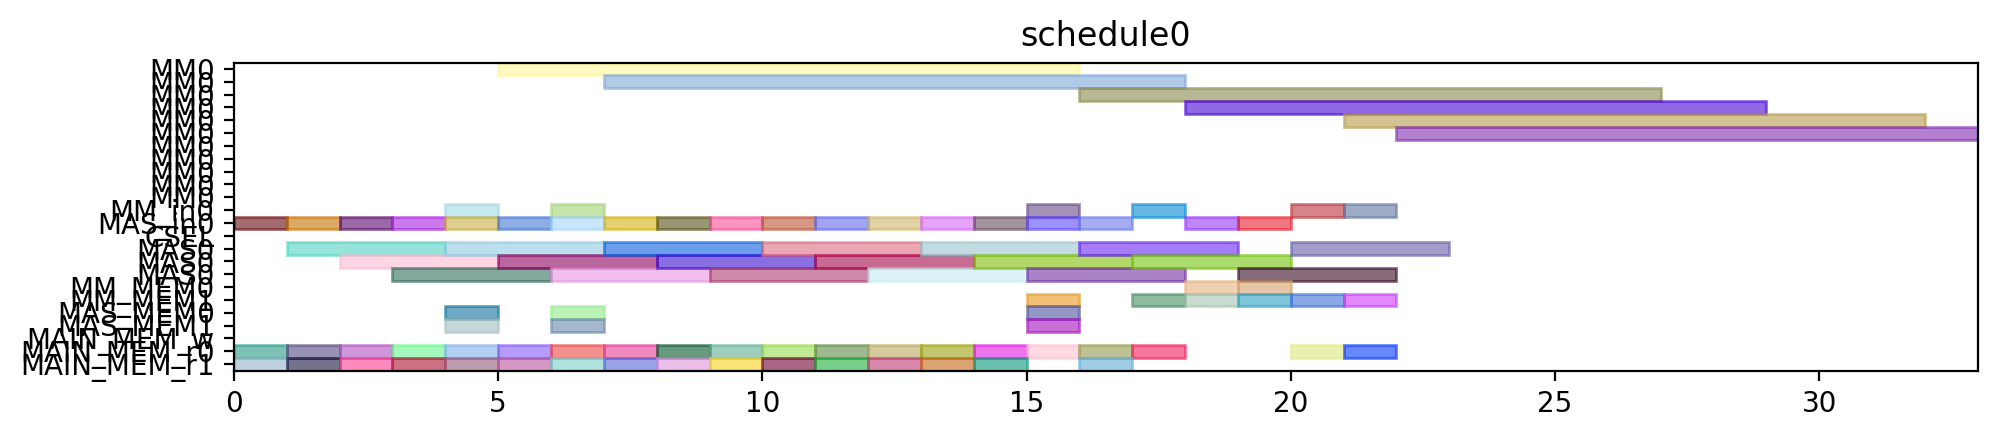

Recreate this plot in Python.
from pyschedule import Scenario, solvers, plotters, alt


def solve():
	horizon = 120
	S = Scenario("schedule0", horizon=horizon)

	# resource
	MM = S.Resources('MM', num=1, size=11)
	MM_in = S.Resources('MM_in', num=1)
	MAS_in = S.Resources('MAS_in', num=1)
	CSEL = S.Resource('CSEL')
	MAS = S.Resources('MAS', num=1, size=3, periods=range(1, horizon))
	MM_MEM = S.Resources('MM_MEM', num=2)
	MAS_MEM = S.Resources('MAS_MEM', num=2)
	MAIN_MEM_w = S.Resource('MAIN_MEM_w', size=1)
	MAIN_MEM_r = S.Resources('MAIN_MEM_r', num=2)

	# result of previous scheduling

	# new tasks
	c_qinv_denom_inv0 = S.Task('c_qinv_denom_inv0', length=11, delay_cost=1)
	c_qinv_denom_inv0 += alt(MM)
	c_qinv_denom_inv0_in = S.Task('c_qinv_denom_inv0_in', length=1, delay_cost=1)
	c_qinv_denom_inv0_in += alt(MM_in)
	S += c_qinv_denom_inv0_in*MM_in[0]<=c_qinv_denom_inv0*MM[0]
	c_qinv_denom_inv0_mem0 = S.Task('c_qinv_denom_inv0_mem0', length=1, delay_cost=1)
	c_qinv_denom_inv0_mem0 += MAIN_MEM_r[0]
	S += c_qinv_denom_inv0_mem0 <= c_qinv_denom_inv0

	c_qinv_denom_inv0_mem1 = S.Task('c_qinv_denom_inv0_mem1', length=1, delay_cost=1)
	c_qinv_denom_inv0_mem1 += MAIN_MEM_r[1]
	S += c_qinv_denom_inv0_mem1 <= c_qinv_denom_inv0

	c_qinv_denom_inv1_ = S.Task('c_qinv_denom_inv1_', length=11, delay_cost=1)
	c_qinv_denom_inv1_ += alt(MM)
	c_qinv_denom_inv1__in = S.Task('c_qinv_denom_inv1__in', length=1, delay_cost=1)
	c_qinv_denom_inv1__in += alt(MM_in)
	S += c_qinv_denom_inv1__in*MM_in[0]<=c_qinv_denom_inv1_*MM[0]
	c_qinv_denom_inv1__mem0 = S.Task('c_qinv_denom_inv1__mem0', length=1, delay_cost=1)
	c_qinv_denom_inv1__mem0 += MAIN_MEM_r[0]
	S += c_qinv_denom_inv1__mem0 <= c_qinv_denom_inv1_

	c_qinv_denom_inv1__mem1 = S.Task('c_qinv_denom_inv1__mem1', length=1, delay_cost=1)
	c_qinv_denom_inv1__mem1 += MAIN_MEM_r[1]
	S += c_qinv_denom_inv1__mem1 <= c_qinv_denom_inv1_

	c_qinv0_t2 = S.Task('c_qinv0_t2', length=3, delay_cost=1)
	c_qinv0_t2 += alt(MAS)
	c_qinv0_t2_in = S.Task('c_qinv0_t2_in', length=1, delay_cost=1)
	c_qinv0_t2_in += alt(MAS_in)
	S += c_qinv0_t2_in*MAS_in[0]<=c_qinv0_t2*MAS[0]

	c_qinv0_t2_mem0 = S.Task('c_qinv0_t2_mem0', length=1, delay_cost=1)
	c_qinv0_t2_mem0 += MAIN_MEM_r[0]
	S += c_qinv0_t2_mem0 <= c_qinv0_t2

	c_qinv0_t2_mem1 = S.Task('c_qinv0_t2_mem1', length=1, delay_cost=1)
	c_qinv0_t2_mem1 += MAIN_MEM_r[1]
	S += c_qinv0_t2_mem1 <= c_qinv0_t2

	c_qinv1__t2 = S.Task('c_qinv1__t2', length=3, delay_cost=1)
	c_qinv1__t2 += alt(MAS)
	c_qinv1__t2_in = S.Task('c_qinv1__t2_in', length=1, delay_cost=1)
	c_qinv1__t2_in += alt(MAS_in)
	S += c_qinv1__t2_in*MAS_in[0]<=c_qinv1__t2*MAS[0]

	c_qinv1__t2_mem0 = S.Task('c_qinv1__t2_mem0', length=1, delay_cost=1)
	c_qinv1__t2_mem0 += MAIN_MEM_r[0]
	S += c_qinv1__t2_mem0 <= c_qinv1__t2

	c_qinv1__t2_mem1 = S.Task('c_qinv1__t2_mem1', length=1, delay_cost=1)
	c_qinv1__t2_mem1 += MAIN_MEM_r[1]
	S += c_qinv1__t2_mem1 <= c_qinv1__t2

	c0_t0_t2 = S.Task('c0_t0_t2', length=3, delay_cost=1)
	c0_t0_t2 += alt(MAS)
	c0_t0_t2_in = S.Task('c0_t0_t2_in', length=1, delay_cost=1)
	c0_t0_t2_in += alt(MAS_in)
	S += c0_t0_t2_in*MAS_in[0]<=c0_t0_t2*MAS[0]

	c0_t0_t2_mem0 = S.Task('c0_t0_t2_mem0', length=1, delay_cost=1)
	c0_t0_t2_mem0 += MAIN_MEM_r[0]
	S += c0_t0_t2_mem0 <= c0_t0_t2

	c0_t0_t2_mem1 = S.Task('c0_t0_t2_mem1', length=1, delay_cost=1)
	c0_t0_t2_mem1 += MAIN_MEM_r[1]
	S += c0_t0_t2_mem1 <= c0_t0_t2

	c0_t1_t2 = S.Task('c0_t1_t2', length=3, delay_cost=1)
	c0_t1_t2 += alt(MAS)
	c0_t1_t2_in = S.Task('c0_t1_t2_in', length=1, delay_cost=1)
	c0_t1_t2_in += alt(MAS_in)
	S += c0_t1_t2_in*MAS_in[0]<=c0_t1_t2*MAS[0]

	c0_t1_t2_mem0 = S.Task('c0_t1_t2_mem0', length=1, delay_cost=1)
	c0_t1_t2_mem0 += MAIN_MEM_r[0]
	S += c0_t1_t2_mem0 <= c0_t1_t2

	c0_t1_t2_mem1 = S.Task('c0_t1_t2_mem1', length=1, delay_cost=1)
	c0_t1_t2_mem1 += MAIN_MEM_r[1]
	S += c0_t1_t2_mem1 <= c0_t1_t2

	c0_t20 = S.Task('c0_t20', length=3, delay_cost=1)
	c0_t20 += alt(MAS)
	c0_t20_in = S.Task('c0_t20_in', length=1, delay_cost=1)
	c0_t20_in += alt(MAS_in)
	S += c0_t20_in*MAS_in[0]<=c0_t20*MAS[0]

	c0_t20_mem0 = S.Task('c0_t20_mem0', length=1, delay_cost=1)
	c0_t20_mem0 += MAIN_MEM_r[0]
	S += c0_t20_mem0 <= c0_t20

	c0_t20_mem1 = S.Task('c0_t20_mem1', length=1, delay_cost=1)
	c0_t20_mem1 += MAIN_MEM_r[1]
	S += c0_t20_mem1 <= c0_t20

	c0_t21 = S.Task('c0_t21', length=3, delay_cost=1)
	c0_t21 += alt(MAS)
	c0_t21_in = S.Task('c0_t21_in', length=1, delay_cost=1)
	c0_t21_in += alt(MAS_in)
	S += c0_t21_in*MAS_in[0]<=c0_t21*MAS[0]

	c0_t21_mem0 = S.Task('c0_t21_mem0', length=1, delay_cost=1)
	c0_t21_mem0 += MAIN_MEM_r[0]
	S += c0_t21_mem0 <= c0_t21

	c0_t21_mem1 = S.Task('c0_t21_mem1', length=1, delay_cost=1)
	c0_t21_mem1 += MAIN_MEM_r[1]
	S += c0_t21_mem1 <= c0_t21

	c1_t0_t2 = S.Task('c1_t0_t2', length=3, delay_cost=1)
	c1_t0_t2 += alt(MAS)
	c1_t0_t2_in = S.Task('c1_t0_t2_in', length=1, delay_cost=1)
	c1_t0_t2_in += alt(MAS_in)
	S += c1_t0_t2_in*MAS_in[0]<=c1_t0_t2*MAS[0]

	c1_t0_t2_mem0 = S.Task('c1_t0_t2_mem0', length=1, delay_cost=1)
	c1_t0_t2_mem0 += MAIN_MEM_r[0]
	S += c1_t0_t2_mem0 <= c1_t0_t2

	c1_t0_t2_mem1 = S.Task('c1_t0_t2_mem1', length=1, delay_cost=1)
	c1_t0_t2_mem1 += MAIN_MEM_r[1]
	S += c1_t0_t2_mem1 <= c1_t0_t2

	c1_t1_t2 = S.Task('c1_t1_t2', length=3, delay_cost=1)
	c1_t1_t2 += alt(MAS)
	c1_t1_t2_in = S.Task('c1_t1_t2_in', length=1, delay_cost=1)
	c1_t1_t2_in += alt(MAS_in)
	S += c1_t1_t2_in*MAS_in[0]<=c1_t1_t2*MAS[0]

	c1_t1_t2_mem0 = S.Task('c1_t1_t2_mem0', length=1, delay_cost=1)
	c1_t1_t2_mem0 += MAIN_MEM_r[0]
	S += c1_t1_t2_mem0 <= c1_t1_t2

	c1_t1_t2_mem1 = S.Task('c1_t1_t2_mem1', length=1, delay_cost=1)
	c1_t1_t2_mem1 += MAIN_MEM_r[1]
	S += c1_t1_t2_mem1 <= c1_t1_t2

	c1_t20 = S.Task('c1_t20', length=3, delay_cost=1)
	c1_t20 += alt(MAS)
	c1_t20_in = S.Task('c1_t20_in', length=1, delay_cost=1)
	c1_t20_in += alt(MAS_in)
	S += c1_t20_in*MAS_in[0]<=c1_t20*MAS[0]

	c1_t20_mem0 = S.Task('c1_t20_mem0', length=1, delay_cost=1)
	c1_t20_mem0 += MAIN_MEM_r[0]
	S += c1_t20_mem0 <= c1_t20

	c1_t20_mem1 = S.Task('c1_t20_mem1', length=1, delay_cost=1)
	c1_t20_mem1 += MAIN_MEM_r[1]
	S += c1_t20_mem1 <= c1_t20

	c1_t21 = S.Task('c1_t21', length=3, delay_cost=1)
	c1_t21 += alt(MAS)
	c1_t21_in = S.Task('c1_t21_in', length=1, delay_cost=1)
	c1_t21_in += alt(MAS_in)
	S += c1_t21_in*MAS_in[0]<=c1_t21*MAS[0]

	c1_t21_mem0 = S.Task('c1_t21_mem0', length=1, delay_cost=1)
	c1_t21_mem0 += MAIN_MEM_r[0]
	S += c1_t21_mem0 <= c1_t21

	c1_t21_mem1 = S.Task('c1_t21_mem1', length=1, delay_cost=1)
	c1_t21_mem1 += MAIN_MEM_r[1]
	S += c1_t21_mem1 <= c1_t21

	c2_t0_t2 = S.Task('c2_t0_t2', length=3, delay_cost=1)
	c2_t0_t2 += alt(MAS)
	c2_t0_t2_in = S.Task('c2_t0_t2_in', length=1, delay_cost=1)
	c2_t0_t2_in += alt(MAS_in)
	S += c2_t0_t2_in*MAS_in[0]<=c2_t0_t2*MAS[0]

	c2_t0_t2_mem0 = S.Task('c2_t0_t2_mem0', length=1, delay_cost=1)
	c2_t0_t2_mem0 += MAIN_MEM_r[0]
	S += c2_t0_t2_mem0 <= c2_t0_t2

	c2_t0_t2_mem1 = S.Task('c2_t0_t2_mem1', length=1, delay_cost=1)
	c2_t0_t2_mem1 += MAIN_MEM_r[1]
	S += c2_t0_t2_mem1 <= c2_t0_t2

	c2_t1_t2 = S.Task('c2_t1_t2', length=3, delay_cost=1)
	c2_t1_t2 += alt(MAS)
	c2_t1_t2_in = S.Task('c2_t1_t2_in', length=1, delay_cost=1)
	c2_t1_t2_in += alt(MAS_in)
	S += c2_t1_t2_in*MAS_in[0]<=c2_t1_t2*MAS[0]

	c2_t1_t2_mem0 = S.Task('c2_t1_t2_mem0', length=1, delay_cost=1)
	c2_t1_t2_mem0 += MAIN_MEM_r[0]
	S += c2_t1_t2_mem0 <= c2_t1_t2

	c2_t1_t2_mem1 = S.Task('c2_t1_t2_mem1', length=1, delay_cost=1)
	c2_t1_t2_mem1 += MAIN_MEM_r[1]
	S += c2_t1_t2_mem1 <= c2_t1_t2

	c2_t20 = S.Task('c2_t20', length=3, delay_cost=1)
	c2_t20 += alt(MAS)
	c2_t20_in = S.Task('c2_t20_in', length=1, delay_cost=1)
	c2_t20_in += alt(MAS_in)
	S += c2_t20_in*MAS_in[0]<=c2_t20*MAS[0]

	c2_t20_mem0 = S.Task('c2_t20_mem0', length=1, delay_cost=1)
	c2_t20_mem0 += MAIN_MEM_r[0]
	S += c2_t20_mem0 <= c2_t20

	c2_t20_mem1 = S.Task('c2_t20_mem1', length=1, delay_cost=1)
	c2_t20_mem1 += MAIN_MEM_r[1]
	S += c2_t20_mem1 <= c2_t20

	c2_t21 = S.Task('c2_t21', length=3, delay_cost=1)
	c2_t21 += alt(MAS)
	c2_t21_in = S.Task('c2_t21_in', length=1, delay_cost=1)
	c2_t21_in += alt(MAS_in)
	S += c2_t21_in*MAS_in[0]<=c2_t21*MAS[0]

	c2_t21_mem0 = S.Task('c2_t21_mem0', length=1, delay_cost=1)
	c2_t21_mem0 += MAIN_MEM_r[0]
	S += c2_t21_mem0 <= c2_t21

	c2_t21_mem1 = S.Task('c2_t21_mem1', length=1, delay_cost=1)
	c2_t21_mem1 += MAIN_MEM_r[1]
	S += c2_t21_mem1 <= c2_t21

	c_qinv0_t0 = S.Task('c_qinv0_t0', length=11, delay_cost=1)
	c_qinv0_t0 += alt(MM)
	c_qinv0_t0_in = S.Task('c_qinv0_t0_in', length=1, delay_cost=1)
	c_qinv0_t0_in += alt(MM_in)
	S += c_qinv0_t0_in*MM_in[0]<=c_qinv0_t0*MM[0]
	c_qinv0_t0_mem0 = S.Task('c_qinv0_t0_mem0', length=1, delay_cost=1)
	c_qinv0_t0_mem0 += MAIN_MEM_r[0]
	S += c_qinv0_t0_mem0 <= c_qinv0_t0

	c_qinv0_t0_mem1 = S.Task('c_qinv0_t0_mem1', length=1, delay_cost=1)
	c_qinv0_t0_mem1 += alt(MM_MEM)
	S += (c_qinv_denom_inv0*MM[0])-1 < c_qinv0_t0_mem1*MM_MEM[1]
	S += c_qinv0_t0_mem1 <= c_qinv0_t0

	c_qinv0_t1 = S.Task('c_qinv0_t1', length=11, delay_cost=1)
	c_qinv0_t1 += alt(MM)
	c_qinv0_t1_in = S.Task('c_qinv0_t1_in', length=1, delay_cost=1)
	c_qinv0_t1_in += alt(MM_in)
	S += c_qinv0_t1_in*MM_in[0]<=c_qinv0_t1*MM[0]
	c_qinv0_t1_mem0 = S.Task('c_qinv0_t1_mem0', length=1, delay_cost=1)
	c_qinv0_t1_mem0 += MAIN_MEM_r[0]
	S += c_qinv0_t1_mem0 <= c_qinv0_t1

	c_qinv0_t1_mem1 = S.Task('c_qinv0_t1_mem1', length=1, delay_cost=1)
	c_qinv0_t1_mem1 += alt(MM_MEM)
	S += (c_qinv_denom_inv1_*MM[0])-1 < c_qinv0_t1_mem1*MM_MEM[1]
	S += c_qinv0_t1_mem1 <= c_qinv0_t1

	c_qinv0_t3 = S.Task('c_qinv0_t3', length=3, delay_cost=1)
	c_qinv0_t3 += alt(MAS)
	c_qinv0_t3_in = S.Task('c_qinv0_t3_in', length=1, delay_cost=1)
	c_qinv0_t3_in += alt(MAS_in)
	S += c_qinv0_t3_in*MAS_in[0]<=c_qinv0_t3*MAS[0]

	c_qinv0_t3_mem0 = S.Task('c_qinv0_t3_mem0', length=1, delay_cost=1)
	c_qinv0_t3_mem0 += alt(MM_MEM)
	S += (c_qinv_denom_inv0*MM[0])-1 < c_qinv0_t3_mem0*MM_MEM[0]
	S += c_qinv0_t3_mem0 <= c_qinv0_t3

	c_qinv0_t3_mem1 = S.Task('c_qinv0_t3_mem1', length=1, delay_cost=1)
	c_qinv0_t3_mem1 += alt(MM_MEM)
	S += (c_qinv_denom_inv1_*MM[0])-1 < c_qinv0_t3_mem1*MM_MEM[1]
	S += c_qinv0_t3_mem1 <= c_qinv0_t3

	c_qinv1__t0 = S.Task('c_qinv1__t0', length=11, delay_cost=1)
	c_qinv1__t0 += alt(MM)
	c_qinv1__t0_in = S.Task('c_qinv1__t0_in', length=1, delay_cost=1)
	c_qinv1__t0_in += alt(MM_in)
	S += c_qinv1__t0_in*MM_in[0]<=c_qinv1__t0*MM[0]
	c_qinv1__t0_mem0 = S.Task('c_qinv1__t0_mem0', length=1, delay_cost=1)
	c_qinv1__t0_mem0 += MAIN_MEM_r[0]
	S += c_qinv1__t0_mem0 <= c_qinv1__t0

	c_qinv1__t0_mem1 = S.Task('c_qinv1__t0_mem1', length=1, delay_cost=1)
	c_qinv1__t0_mem1 += alt(MM_MEM)
	S += (c_qinv_denom_inv0*MM[0])-1 < c_qinv1__t0_mem1*MM_MEM[1]
	S += c_qinv1__t0_mem1 <= c_qinv1__t0

	c_qinv1__t1 = S.Task('c_qinv1__t1', length=11, delay_cost=1)
	c_qinv1__t1 += alt(MM)
	c_qinv1__t1_in = S.Task('c_qinv1__t1_in', length=1, delay_cost=1)
	c_qinv1__t1_in += alt(MM_in)
	S += c_qinv1__t1_in*MM_in[0]<=c_qinv1__t1*MM[0]
	c_qinv1__t1_mem0 = S.Task('c_qinv1__t1_mem0', length=1, delay_cost=1)
	c_qinv1__t1_mem0 += MAIN_MEM_r[0]
	S += c_qinv1__t1_mem0 <= c_qinv1__t1

	c_qinv1__t1_mem1 = S.Task('c_qinv1__t1_mem1', length=1, delay_cost=1)
	c_qinv1__t1_mem1 += alt(MM_MEM)
	S += (c_qinv_denom_inv1_*MM[0])-1 < c_qinv1__t1_mem1*MM_MEM[1]
	S += c_qinv1__t1_mem1 <= c_qinv1__t1

	c_qinv1__t3 = S.Task('c_qinv1__t3', length=3, delay_cost=1)
	c_qinv1__t3 += alt(MAS)
	c_qinv1__t3_in = S.Task('c_qinv1__t3_in', length=1, delay_cost=1)
	c_qinv1__t3_in += alt(MAS_in)
	S += c_qinv1__t3_in*MAS_in[0]<=c_qinv1__t3*MAS[0]

	c_qinv1__t3_mem0 = S.Task('c_qinv1__t3_mem0', length=1, delay_cost=1)
	c_qinv1__t3_mem0 += alt(MM_MEM)
	S += (c_qinv_denom_inv0*MM[0])-1 < c_qinv1__t3_mem0*MM_MEM[0]
	S += c_qinv1__t3_mem0 <= c_qinv1__t3

	c_qinv1__t3_mem1 = S.Task('c_qinv1__t3_mem1', length=1, delay_cost=1)
	c_qinv1__t3_mem1 += alt(MM_MEM)
	S += (c_qinv_denom_inv1_*MM[0])-1 < c_qinv1__t3_mem1*MM_MEM[1]
	S += c_qinv1__t3_mem1 <= c_qinv1__t3

	c0_t4_t2 = S.Task('c0_t4_t2', length=3, delay_cost=1)
	c0_t4_t2 += alt(MAS)
	c0_t4_t2_in = S.Task('c0_t4_t2_in', length=1, delay_cost=1)
	c0_t4_t2_in += alt(MAS_in)
	S += c0_t4_t2_in*MAS_in[0]<=c0_t4_t2*MAS[0]

	c0_t4_t2_mem0 = S.Task('c0_t4_t2_mem0', length=1, delay_cost=1)
	c0_t4_t2_mem0 += alt(MAS_MEM)
	S += (c0_t20*MAS[0])-1 < c0_t4_t2_mem0*MAS_MEM[0]
	S += c0_t4_t2_mem0 <= c0_t4_t2

	c0_t4_t2_mem1 = S.Task('c0_t4_t2_mem1', length=1, delay_cost=1)
	c0_t4_t2_mem1 += alt(MAS_MEM)
	S += (c0_t21*MAS[0])-1 < c0_t4_t2_mem1*MAS_MEM[1]
	S += c0_t4_t2_mem1 <= c0_t4_t2

	c1_t4_t2 = S.Task('c1_t4_t2', length=3, delay_cost=1)
	c1_t4_t2 += alt(MAS)
	c1_t4_t2_in = S.Task('c1_t4_t2_in', length=1, delay_cost=1)
	c1_t4_t2_in += alt(MAS_in)
	S += c1_t4_t2_in*MAS_in[0]<=c1_t4_t2*MAS[0]

	c1_t4_t2_mem0 = S.Task('c1_t4_t2_mem0', length=1, delay_cost=1)
	c1_t4_t2_mem0 += alt(MAS_MEM)
	S += (c1_t20*MAS[0])-1 < c1_t4_t2_mem0*MAS_MEM[0]
	S += c1_t4_t2_mem0 <= c1_t4_t2

	c1_t4_t2_mem1 = S.Task('c1_t4_t2_mem1', length=1, delay_cost=1)
	c1_t4_t2_mem1 += alt(MAS_MEM)
	S += (c1_t21*MAS[0])-1 < c1_t4_t2_mem1*MAS_MEM[1]
	S += c1_t4_t2_mem1 <= c1_t4_t2

	c2_t4_t2 = S.Task('c2_t4_t2', length=3, delay_cost=1)
	c2_t4_t2 += alt(MAS)
	c2_t4_t2_in = S.Task('c2_t4_t2_in', length=1, delay_cost=1)
	c2_t4_t2_in += alt(MAS_in)
	S += c2_t4_t2_in*MAS_in[0]<=c2_t4_t2*MAS[0]

	c2_t4_t2_mem0 = S.Task('c2_t4_t2_mem0', length=1, delay_cost=1)
	c2_t4_t2_mem0 += alt(MAS_MEM)
	S += (c2_t20*MAS[0])-1 < c2_t4_t2_mem0*MAS_MEM[0]
	S += c2_t4_t2_mem0 <= c2_t4_t2

	c2_t4_t2_mem1 = S.Task('c2_t4_t2_mem1', length=1, delay_cost=1)
	c2_t4_t2_mem1 += alt(MAS_MEM)
	S += (c2_t21*MAS[0])-1 < c2_t4_t2_mem1*MAS_MEM[1]
	S += c2_t4_t2_mem1 <= c2_t4_t2

	solvers.mip.solve(S,msg=1,kind='CPLEX',ratio_gap=1.01)

	solution = [['hoge']*len(S.solution()[1]) for i in range(len(S.solution()))]
	for i in range(len(S.solution())):
		for j in range(len(S.solution()[i])):
			solution[i][j]=str(S.solution()[i][j])
	print(solution)

	cycles = int(solution[-1][3])

	pic_file_name = "/mnt/rose/usr1/fukuda/ABE/multiRAM_multiMAS_16mux/scheduling_result/stage11MM1_stage3MAS1/FP12_INV_AFTER_FPINV/schedule0.png"
	if(S.solution() != []):
		plotters.matplotlib.plot(S,img_filename=pic_file_name, show_task_labels=False, fig_size=(cycles*0.25+3, 2))

	return solution
